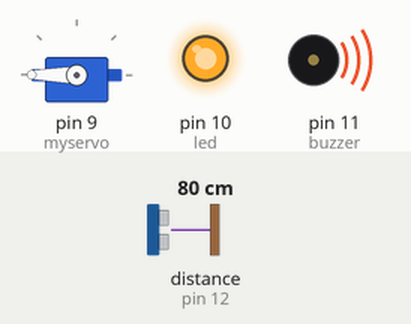
Recording of a sketch running on a simulated Arduino Uno, built with avr-gcc and run on an emulated ATmega328P. Parts: servo, output pins drawn as LEDs (lit = HIGH), buzzer (waves = sounding). Wiring (inferred from the names in the program): ultrasonic range finder: trigger pin 13; echo pin 12. The inputs (shaded band) are chosen by the test bench; at power-on: distance to the obstacle (sensor on pin 12) 80 cm. The echo pulse lasts 58.3 µs per cm; pins used as bus, display or sensor lines are not drawn; what the sketch prints to the serial monitor is not drawn.

Above: at 1.2 s.
1.3 s: distance to the obstacle (sensor on pin 12) set to 18 cm
4.3 s: distance to the obstacle (sensor on pin 12) set to 120 cm
Timing chart, 0 to 7.3 s (numbered marks = the images above; inputs shaded):
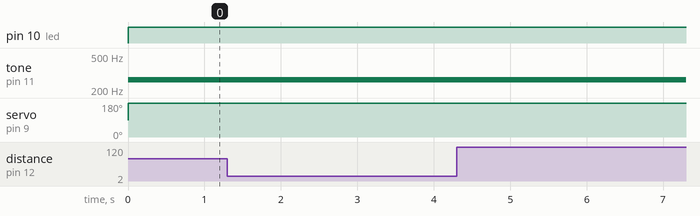

The sketch:

sketch.ino
```cpp
#define trigpin 13
#define echopin 12
#include <Servo.h>

Servo myservo;
int led = 10;
int buzzer = 11;

int melody[] = {262,294};

void setup() {
  Serial.begin(9600);
  pinMode(trigpin, OUTPUT);
  pinMode(echopin, INPUT);
  myservo.attach(9);
  pinMode(led, OUTPUT);
  pinMode(buzzer, OUTPUT);
}

void loop() {
  digitalWrite(trigpin, LOW);
  delayMicroseconds(2);
  digitalWrite(trigpin, HIGH);
  delayMicroseconds(10);
  digitalWrite(trigpin, LOW);

  long duration = pulseIn(echopin, HIGH);
  float distance = duration * 0.03421 / 2;

  Serial.print("distance: ");
  Serial.print(distance);
  Serial.println(" cm");

  if (distance > 0 && distance <= 300) {
    myservo.write(180);
    digitalWrite(led, HIGH);
    tone(buzzer, melody[0]);
  }
  else {
    myservo.write(0);
    digitalWrite(led, LOW);
    noTone(buzzer);
  }

  delay(150);
}
```

Measured:
- after the input at 1.3 s, every drawn part: stays the same
- after the input at 4.3 s, every drawn part: stays the same
